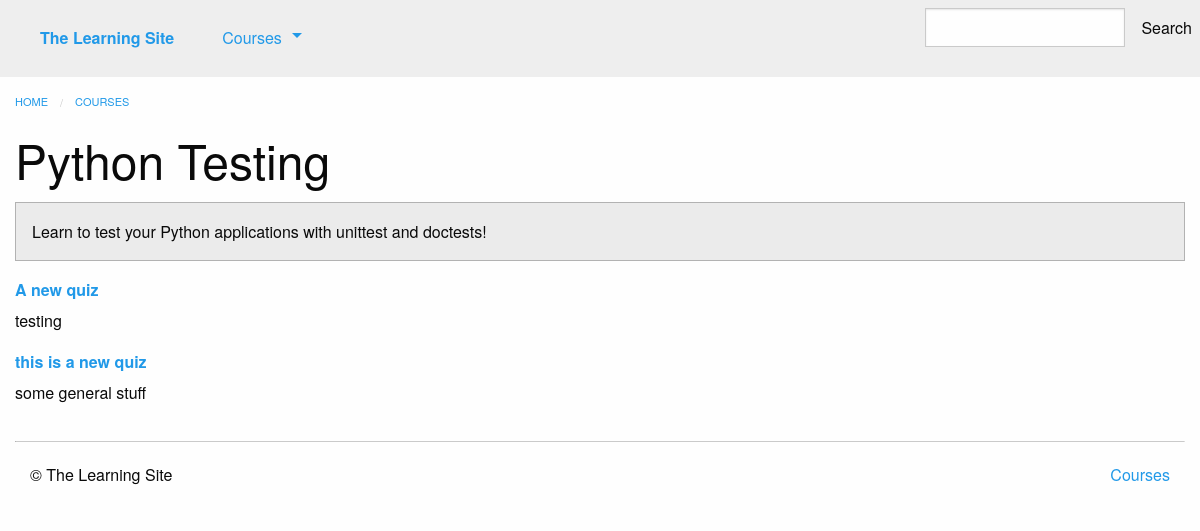
The app's page /courses/4/ with its own data.
### courses/models.py (models this page shows, shortened)
class Course(models.Model):
    created_at = models.DateTimeField(auto_now_add=True)
    title = models.CharField(max_length=255)
    description = models.TextField()
    teacher = models.ForeignKey(User, on_delete=models.CASCADE)
    subject = models.CharField(default='', max_length=100)
    published = models.BooleanField(default=False)

class Step(models.Model):
    title = models.CharField(max_length=255)
    description = models.TextField()
    order = models.IntegerField(default=0)
    course = models.ForeignKey(Course, on_delete=models.CASCADE)
    class Meta:
        abstract = True
        ordering = ['order',]

class Quiz(Step):
    total_questions = models.IntegerField(default=4)
    times_taken = models.IntegerField(default=0, editable=False)
    class Meta:
        verbose_name_plural = "Quizzes"
    def get_absolute_url(self):
        return reverse('courses:quiz', kwargs={
                'course_pk': self.course_id,
                'step_pk': self.id
            })

### courses/views.py (the view)
# urls.py: path('<int:pk>/', views.course_detail, name='detail'),
def course_detail(request, pk):
    course = get_object_or_404(models.Course, pk=pk, published=True)
    steps = sorted(chain(course.text_set.all(), course.quiz_set.all()),
                   key=lambda step: step.order)
    return render(request, 'courses/course_detail.html', {
            'course': course,
            'steps': steps
        })

### courses/templatetags/course_extras.py (called while the page is built)
@register.inclusion_tag('courses/course_nav.html')
def nav_courses_list():
    courses = Course.objects.filter(
        published=True
    ).order_by(
        '-created_at'
    ).values('id', 'title'
             )[:5]
    return {'courses': courses}

@register.filter('markdown_to_html')
def markdown_to_html(markdown_text):
    html_body = markdown2.markdown(markdown_text)
    return mark_safe(html_body)

### courses/templates/courses/course_detail.html (shortened to what this page needs)
{% extends "courses/layout.html" %}
{% load course_extras %}
{% block content %}
    <div class="row columns">
        {{ block.super }}
        <article>
            <h1 class="">{{ course.title }}</h1>
            <div class="callout secondary">
                {{ course.description|markdown_to_html }}
            </div>
            <dl>
                {% for step in steps %}
                    <dt>
                        <a href="{{ step.get_absolute_url }}">{{ step.title }}</a>
                    </dt>
                    <dd>{{ step.description|markdown_to_html }}</dd>
                {% endfor %}
            </dl>
        </article>
    </div>
{% endblock %}

### records on screen
Course: title "Python Testing", description "Learn to test your Python applications with unittest and doctests!"
Quiz: title "A new quiz", description "testing"
Quiz: title "this is a new quiz", description "some general stuff"
